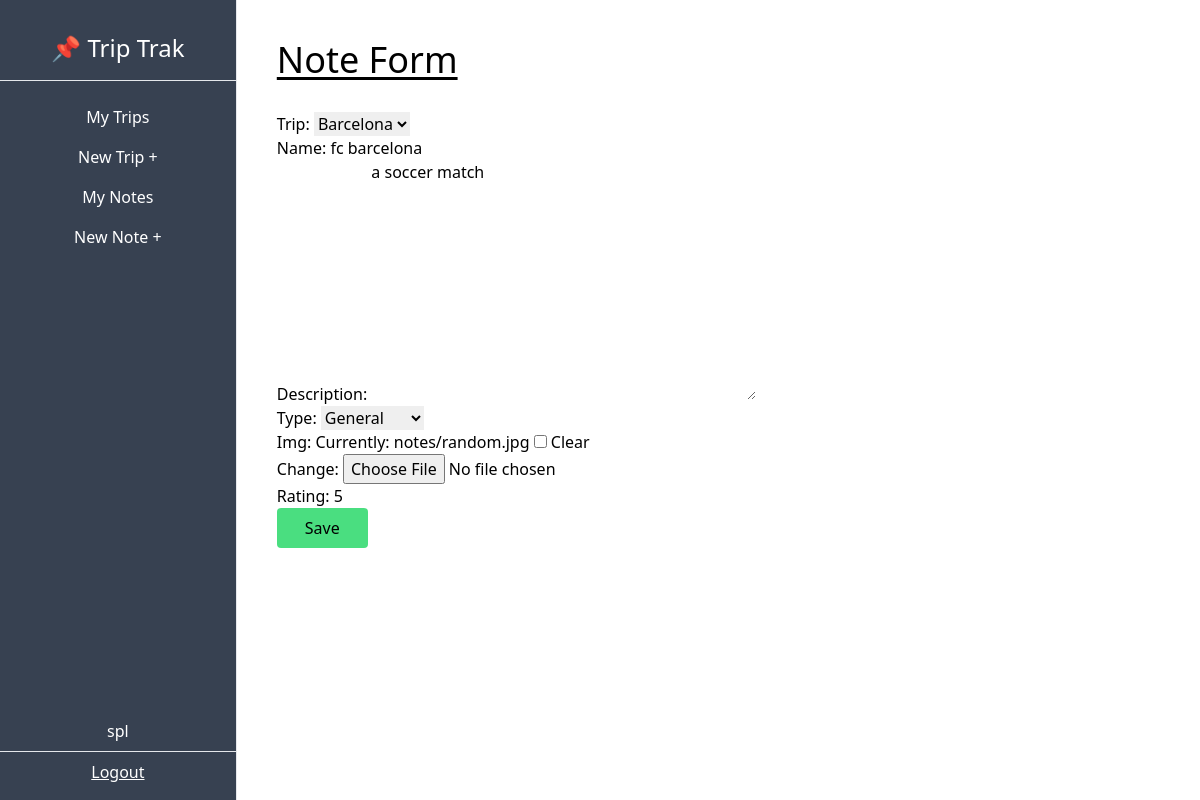
/dashboard/note/update/1/ (signed in), run on the app's committed database.
### trips/models.py (models this page shows, shortened)
class Note(models.Model):
    EXCURSIONS = (
        ('event', 'Event'),
        ('dining', 'Dining'),
        ('experience', 'Experience'),
        ('general', 'General'),
    )
    trip = models.ForeignKey(Trip, on_delete=models.CASCADE, related_name='notes')
    name = models.CharField(max_length=100)
    description = models.TextField()
    type = models.CharField(max_length=100, choices=EXCURSIONS)
    img = models.ImageField(upload_to='notes', blank=True, null=True)
    rating = models.PositiveSmallIntegerField(default=1, validators=[MaxValueValidator(5)])

### trips/views.py (the view)
# urls.py: path('dashboard/note/update/<int:pk>/', NoteUpdateView.as_view(), name='note-update'),
class NoteUpdateView(UpdateView):
    model = Note
    success_url = reverse_lazy('note-list')
    fields = '__all__'
    template_name = 'trip/note_create.html'
    def get_form(self):
        form = super(NoteUpdateView, self).get_form()
        trips = Trip.objects.filter(owner=self.request.user)
        form.fields['trip'].queryset = trips
        return form

### trips/models.py (called while the page is built)
    def __str__(self):
        return self.city

### trips/templates/trip/note_create.html (shortened to what this page needs)
{% extends 'trip/base.html' %}
{% load tailwind_filters %}
{% block content %}
<h1 class="text-4xl underline underline-offset-4 mb-8">Note Form</h1>
<form action="" method="POST" enctype="multipart/form-data">
    {{form|crispy}}
    <input class="bg-green-400 px-7 py-2 rounded hover:cursor-pointer hover:bg-green-300" type="submit" value="Save">
</form>
{% endblock content %}

### trips/templates/trip/base.html (shortened to what this page needs)
<!DOCTYPE html>
<html lang="en">
<head>
    <script src="https://cdn.tailwindcss.com"></script>
</head>
<body>
    <div class="flex-col md:flex-row flex h-screen">
        <div
            class="md:h-screen bg-gray-700 text-white w-full md:w-1/4 md:max-w-xs py-2 md:pt-8 md:pb-2 flex flex-col items-center justify-start border-r">
            <div class="border-b w-full text-center pb-4 text-2xl">
                <h1>📌 Trip Trak</h1>
            </div>
            <div class="pt-4 w-full text-center">
                <ul class="flex md:flex-col justify-around px-2 md:px-0 pb-2 md:pb-0">
                    <a href="{% url 'trip-list' %}">
                        <li class="py-2 px-3 md:px-0 hover:bg-gray-600 hover:cursor-pointer">My Trips</li>
                    </a>
                    <a href="{% url 'trip-create' %}">
                        <li class="py-2 px-3 md:px-0 hover:bg-gray-600 hover:cursor-pointer">New Trip +</li>
                    </a>
                    <a href="{% url 'note-list' %}">
                        <li class="py-2 px-3 md:px-0 hover:bg-gray-600 hover:cursor-pointer">My Notes</li>
                    </a>
                    <a href="{% url 'note-create' %}">
                        <li class="py-2 px-3 md:px-0 hover:bg-gray-600 hover:cursor-pointer">New Note +</li>
                    </a>
                </ul>
            </div>
            <div class="mt-auto w-full text-center flex md:flex-col justify-evenly py-2 md:pt-0">
                <p class="">{{user.username}}</p>
                <hr class="my-2">
                <a class="underline" href="{% url 'logout' %}">
                    Logout
                </a>
            </div>
        </div>
        <div class="w-full md:w-full p-10 overflow-auto">
            {% block content %}
            {% endblock content %}
        </div>
    </div>
</body>
</html>

### data on the page
Note: trip "Barcelona", name "fc barcelona", description "a soccer match", type "General", rating "5"

### other printed values
{{ user.username }} "spl"
